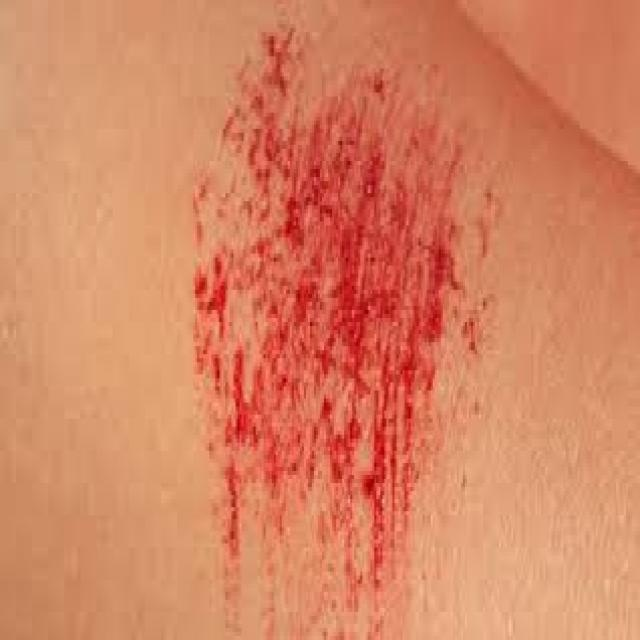
#> input picture backend/uploads/0f25db39-852e-40ac-958e-a56ffe713f86_original.jpg, 640 x 640 px
$ python -i simple_segmentation.py   (imports and definitions only)
#> lines starting #> are read from the running program, lines starting #| are printed output that depends on the picture; after the words box and inside, x2 and y2 are one past the last pixel; in counts of white or black regions, pixels touching at a corner belong together
"""
Simple Wound Segmentation Without Training
Uses traditional computer vision techniques
"""

import cv2
import numpy as np

class SimpleWoundSegmenter:
    """
    Simple wound segmentation using color-based and edge detection
    No training required!
    """

    def __init__(self):
        pass

    # [78 lines left out: function segment_wound, not called in this run]

    def segment_with_grabcut(self, image):
        """
        More sophisticated segmentation using GrabCut algorithm

        Args:
            image: RGB image (numpy array)

        Returns:
            Binary mask (numpy array)
        """
        h, w = image.shape[:2]

        # Initialize mask
        mask = np.zeros((h, w), np.uint8)

        # Define rectangle around center (assumed wound location)
        rect = (int(w * 0.2), int(h * 0.2), int(w * 0.6), int(h * 0.6))

        # Initialize GrabCut
        bgd_model = np.zeros((1, 65), np.float64)
        fgd_model = np.zeros((1, 65), np.float64)

        # Convert to BGR for GrabCut
        image_bgr = cv2.cvtColor(image, cv2.COLOR_RGB2BGR)

        try:
            # Run GrabCut
            cv2.grabCut(image_bgr, mask, rect, bgd_model, fgd_model, 5, cv2.GC_INIT_WITH_RECT)

            # Create binary mask
            mask2 = np.where((mask == 2) | (mask == 0), 0, 1).astype('uint8')
            result_mask = mask2 * 255

            # Clean up
            kernel = np.ones((7, 7), np.uint8)
            result_mask = cv2.morphologyEx(result_mask, cv2.MORPH_CLOSE, kernel)
            result_mask = cv2.morphologyEx(result_mask, cv2.MORPH_OPEN, kernel)

            return result_mask
        except:
            # Fallback to simple method
            return self.segment_wound(image)

    # [84 lines left out: functions segment_adaptive, test_segmentation, not called in this run]


# [3 lines not run here, left out]

>>> import cv2
>>> picture = cv2.cvtColor(cv2.imread('uploads/0f25db39-852e-40ac-958e-a56ffe713f86_original.jpg'), cv2.COLOR_BGR2RGB)
>>> result = SimpleWoundSegmenter().segment_with_grabcut(picture)
#> in segment_with_grabcut, image_bgr is the input picture: shape (640, 640, 3); mean B, G, R 98.5, 131.8, 214.8
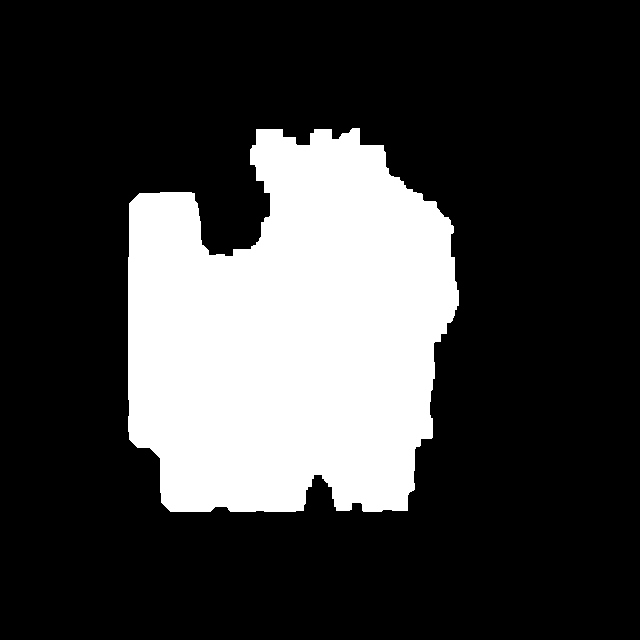
#> result: shape (640, 640); 24.2% white; 1 white region, box (x1, y1, x2, y2) and area: (128, 128, 459, 512) 99148
